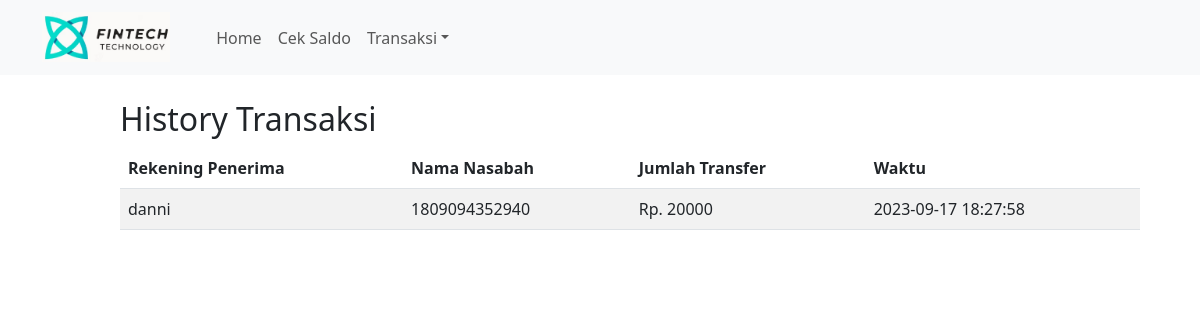
Page /view/history_transaksi/history.php?nomor_rekening=1809094352937 on the committed database.
### tables this page shows
CREATE TABLE `transfer` (
  `id` int(11) NOT NULL,
  `nama_pengirim` varchar(50) NOT NULL,
  `no_rekpengirim` varchar(13) NOT NULL,
  `nama_penerima` varchar(50) NOT NULL,
  `no_rekpenerima` varchar(13) NOT NULL,
  `jumlah_transfer` decimal(15,0) NOT NULL,
  `time` datetime NOT NULL
);

### view/history_transaksi/history.php (the view, shortened to what this page needs)
<!DOCTYPE html>
<html lang="en">
<head>
    <link href="https://cdn.jsdelivr.net/npm/bootstrap@5.3.0-alpha3/dist/css/bootstrap.min.css" rel="stylesheet">
</head>
<body>
    <?php
    include '../include/header.php';
    include '../../koneksi.php';
    function cekTransaksi($nomor_rekening)
    {
        global $conn;
        $query = "SELECT * FROM transfer WHERE no_rekpengirim = ?";
        $stmt = $conn->prepare($query);
        $stmt->bind_param("s", $nomor_rekening);
        $stmt->execute();
        $result = $stmt->get_result();
        if ($result->num_rows > 0) {
            echo '
            <h2 style="margin: 100px 0px 0px 120px;">History Transaksi</h2>
            <table class="table table-hover table-striped" style="margin: 10px 120px 0px 120px; width: 85%;">
                <thead>
                    <tr>
                        <th>Rekening Penerima</th>
                        <th>Nama Nasabah</th>
                        <th>Jumlah Transfer</th>
                        <th>Waktu</th>
                    </tr>
                </thead>
                <tbody>';
            while ($row = $result->fetch_assoc()) {
                echo '
                    <tr>
                        <td>' . $row["nama_penerima"] . '</td>
                        <td>' . $row["no_rekpenerima"] . '</td>
                        <td>Rp. ' . $row["jumlah_transfer"] . '</td>
                        <td>' . $row["time"] . '</td>
                    </tr>';
            }
            echo '
                </tbody>
            </table>';
        } else {
            echo '<h5 style="margin: 20px;">Tidak ada transaksi yang ditemukan untuk nomor rekening ini.</h5>';
        }
    }
    if (isset($_GET["nomor_rekening"])) {
        $nomor_rekening = $_GET["nomor_rekening"];
        cekTransaksi($nomor_rekening);
    } else {
        echo '<h5 style="margin: 20px;">Masukkan nomor rekening untuk cek transaksi terakhir.</h5>';
    }
    ?>
</body>
</html>

### rows in the picture
transfer: nama_penerima "danni", no_rekpenerima "1809094352940", jumlah_transfer "20000", time "2023-09-17 18:27:58"
